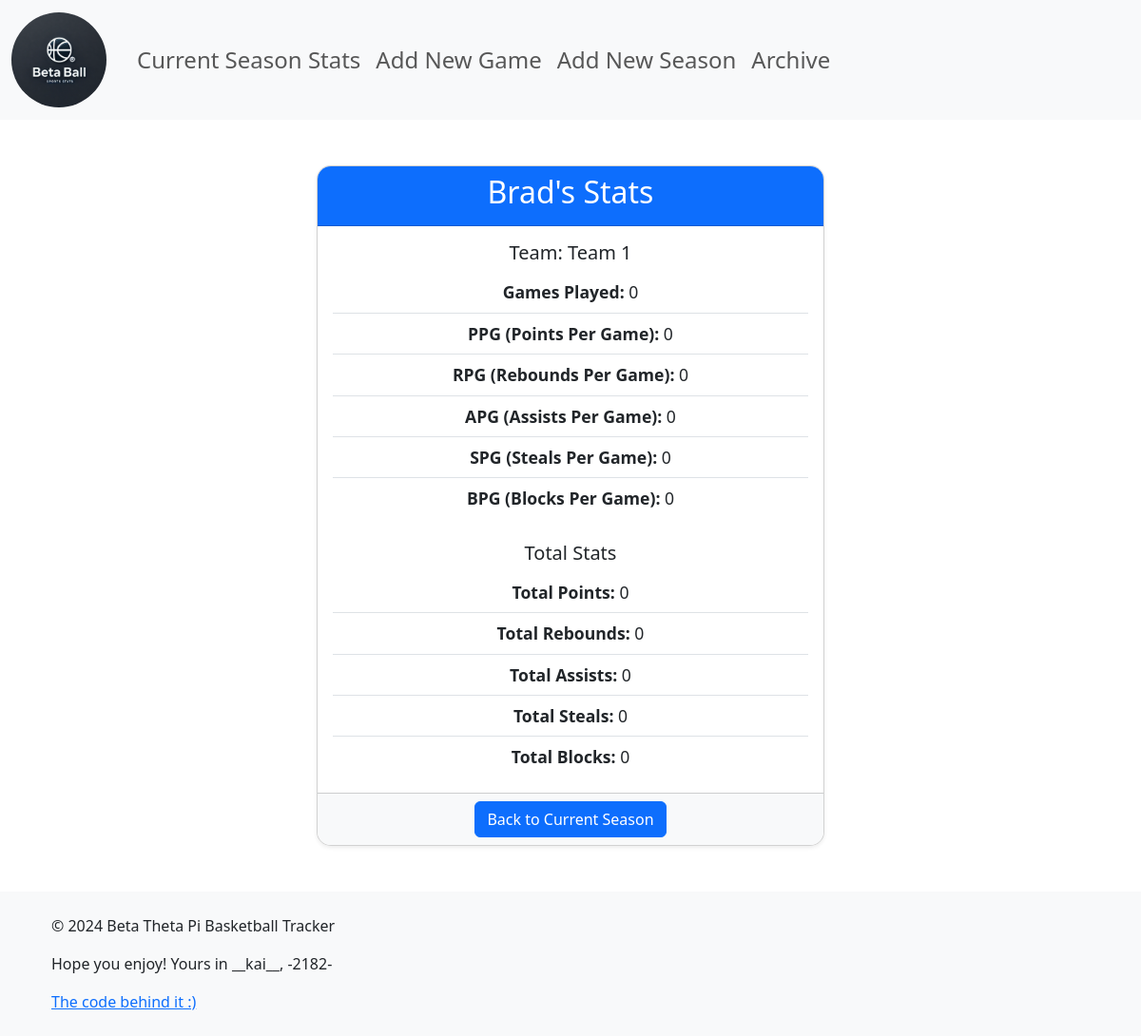
The page /player/5 on the database as committed earlier.
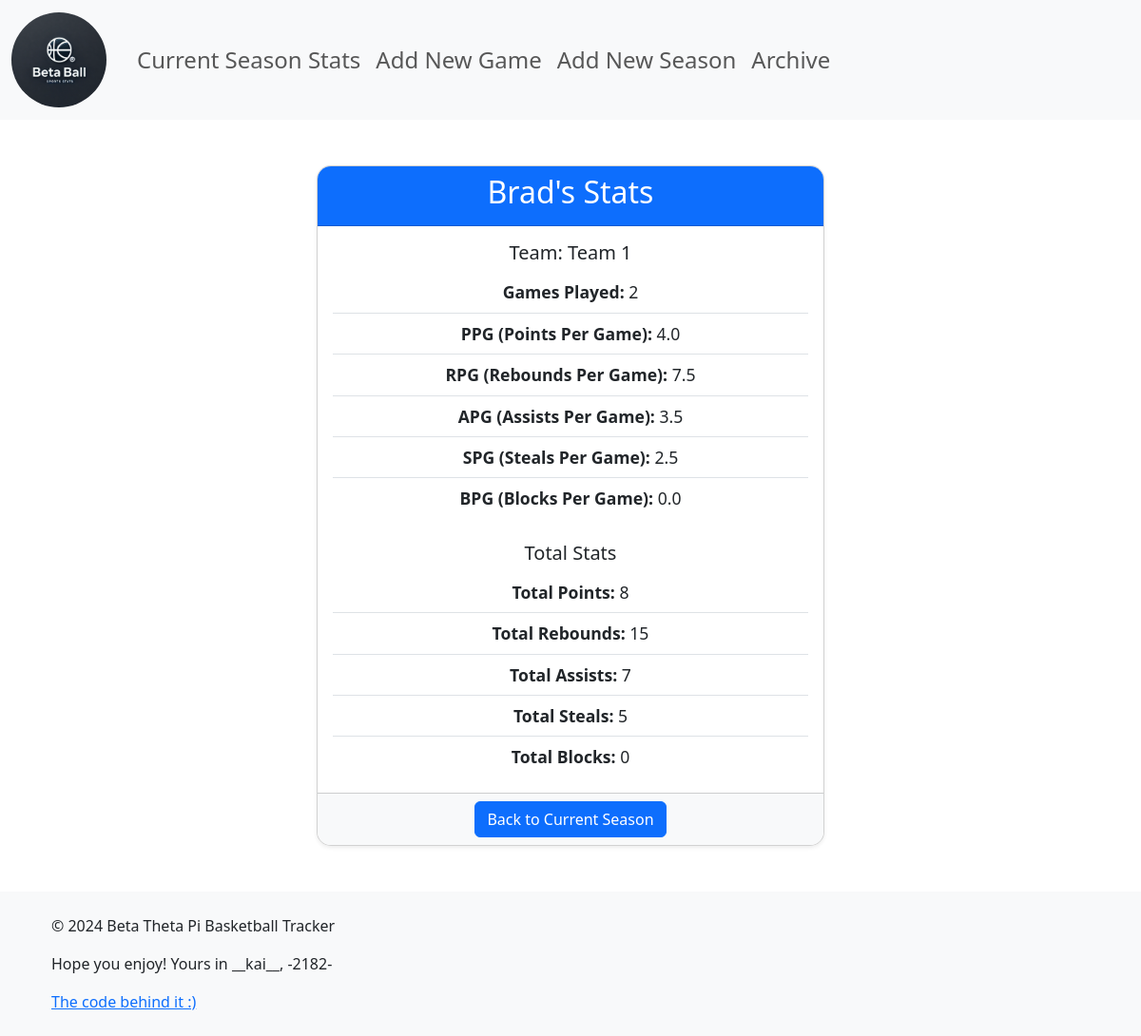
The same page on the database as committed later.
### server.py (models this page shows)
class Player(db.Model):
    id = db.Column(db.Integer, primary_key=True)
    name = db.Column(db.String(100), nullable=False)
    team_id = db.Column(db.Integer, db.ForeignKey('team.id'), nullable=False)
    games_played = db.Column(db.Integer, default=0)
    stats = db.relationship('Stat', backref='player', lazy=True)

class Stat(db.Model):
    id = db.Column(db.Integer, primary_key=True)
    points = db.Column(db.Integer, default=0)
    rebounds = db.Column(db.Integer, default=0)
    assists = db.Column(db.Integer, default=0)
    blocks = db.Column(db.Integer, default=0)
    steals = db.Column(db.Integer, default=0)
    player_id = db.Column(db.Integer, db.ForeignKey('player.id'), nullable=False)

### server.py (the view)
@app.route('/player/<int:player_id>')
def player(player_id):
    player = Player.query.get_or_404(player_id)
    return render_template('player.html', player=player)

### templates/player.html (shortened to what this page needs)
{% extends 'base.html' %}
{% block content %}
<div class="container mt-5">
    <div class="row justify-content-center">
        <div class="col-md-6">
            <div class="card player-card text-center shadow-sm">
                <div class="card-header bg-primary text-white">
                    <h2>{{ player.name }}'s Stats</h2>
                </div>
                <div class="card-body">
                    <h5 class="card-title">Team: {{ player.team.name }}</h5>
                    <ul class="list-group list-group-flush">
                        <li class="list-group-item"><strong>Games Played:</strong> {{ player.games_played }}</li>
                        <li class="list-group-item"><strong>PPG (Points Per Game):</strong> {{ (player.stats[0].points / player.games_played) | round(2) if player.games_played > 0 else 0 }}</li>
                        <li class="list-group-item"><strong>RPG (Rebounds Per Game):</strong> {{ (player.stats[0].rebounds / player.games_played) | round(2) if player.games_played > 0 else 0 }}</li>
                        <li class="list-group-item"><strong>APG (Assists Per Game):</strong> {{ (player.stats[0].assists / player.games_played) | round(2) if player.games_played > 0 else 0 }}</li>
                        <li class="list-group-item"><strong>SPG (Steals Per Game):</strong> {{ (player.stats[0].steals / player.games_played) | round(2) if player.games_played > 0 else 0 }}</li>
                        <li class="list-group-item"><strong>BPG (Blocks Per Game):</strong> {{ (player.stats[0].blocks / player.games_played) | round(2) if player.games_played > 0 else 0 }}</li>
                    </ul>
                    <h5 class="mt-4">Total Stats</h5>
                    <ul class="list-group list-group-flush">
                        <li class="list-group-item"><strong>Total Points:</strong> {{ player.stats|sum(attribute='points') }}</li>
                        <li class="list-group-item"><strong>Total Rebounds:</strong> {{ player.stats|sum(attribute='rebounds') }}</li>
                        <li class="list-group-item"><strong>Total Assists:</strong> {{ player.stats|sum(attribute='assists') }}</li>
                        <li class="list-group-item"><strong>Total Steals:</strong> {{ player.stats|sum(attribute='steals') }}</li>
                        <li class="list-group-item"><strong>Total Blocks:</strong> {{ player.stats|sum(attribute='blocks') }}</li>
                    </ul>
                </div>
                <div class="card-footer">
                    <a href="{{ url_for('current_season') }}" class="btn btn-primary">Back to Current Season</a>
                </div>
            </div>
        </div>
    </div>
</div>
{% endblock %}

Rows that differ between the two databases and show on the page:
changed Player "Brad": games_played "0" → "2"; games_played.points "0" → "4.0"; games_played.rebounds "0" → "7.5"; games_played.assists "0" → "3.5"; games_played.steals "0" → "2.5"; games_played.blocks "0" → "0.0"
Other text that changed with them:
{{ player.stats|sum(attribute='points') }}: "0" → "8"
{{ player.stats|sum(attribute='rebounds') }}: "0" → "15"
{{ player.stats|sum(attribute='assists') }}: "0" → "7"
{{ player.stats|sum(attribute='steals') }}: "0" → "5"
